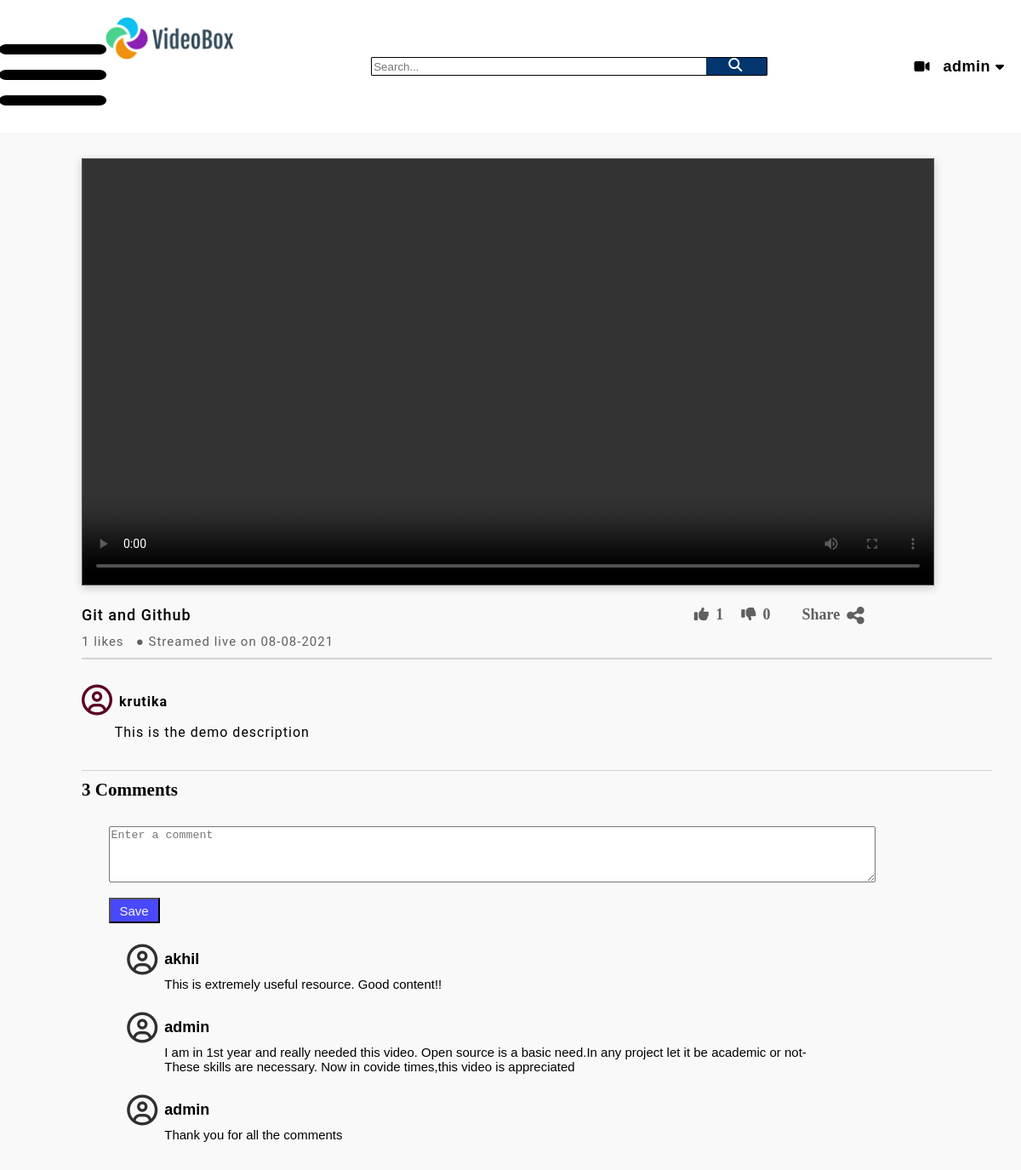
Screenshot of /view/2/ (signed in) with the database file from the repository.
### website/models.py (models this page shows, shortened)
class NewVideo(models.Model):
    user = models.ForeignKey(User,on_delete=models.CASCADE,default="")
    title = models.CharField(max_length=100,default="")
    description = TextField(max_length=1000,default="")
    likes = models.IntegerField(default=0)
    dislikes = models.IntegerField(default=0)
    date = models.CharField(default="",max_length=100)
    thumbnail = models.ImageField(upload_to='thumbnail_uploaded',default = None)
    video = models.FileField(upload_to='videos_uploaded',validators=[FileExtensionValidator(allowed_extensions=['MOV','avi','mp4','webm','mkv'])], default=None)
    def __str__(self):
        return self.title

class Comment(models.Model):
    user = models.ForeignKey(User,on_delete=models.CASCADE)
    text = models.TextField(max_length=1000)
    video = models.ForeignKey(NewVideo,on_delete=models.CASCADE,default=2)

### website/views.py (the view, shortened to what this page needs)
# urls.py: url(r'^view/(?P<pk>\d+)/$', views.video, name='ViewVideo'),
def video(request,pk):
    video = NewVideo.objects.get(pk=pk)
    print(video)
    comments=Comment.objects.filter(video = video)
    count = Comment.objects.filter(video = video).count()
    return render(request,'videoView.html',{'video':video,'comments':comments,'count':count})

### templates/videoView.html (shortened to what this page needs)
{% load static %}<!DOCTYPE html>
<html lang="en">
<head>
    <link rel="stylesheet" href="{% static 'css/homepage.css' %}">
    <link rel="stylesheet" href="{% static 'css/video.css' %}">
</head>
<body>
    <div class="header_section">
        <div class="left_section">
            <i class="fa fa-bars hamburger fa-6x" style="transform: scale(1.5,1);" aria-hidden="true"></i>
            <a href="{% url 'homepage' %}"><img class="logo-styles" src="{% static 'images/logo.png' %}" alt="VideoBox"></a>
        </div>
        <form action="{% url 'Search' %}" method="get" class="search_section">
            <input name="q" type="text" placeholder="Search...">
            <i class="fa fa-search" aria-hidden="true"></i>
        </form>
        {% if user.is_authenticated %}
        <div class="account_section">
            <a href = '/upload'><i class="fa fa-video-camera" aria-hidden="true" style="margin: 10px;"></i></a>
            <h4 style="margin: 6px;font-size: 18px;font-family: sans-serif;letter-spacing: 0.5px;">{{user.username}}</h4>
            <i class="fa fa-caret-down" aria-hidden="true"></i>
        </div>
        {% endif %}
    </div>
    <div class="TheMainVideoSection">
        <div class="videos">
            <video  width="1000" height="500" controls>
                <source src={{video.video.url}} type="video/mp4">
            </video>
            <div class="Video_section">
                <div class="First_line">
                    <h4>{{ video.title }}</h4>
                    <div class="LikeUnlike">
                        <form method="POST">
                        <button class="ldbutton" name="Like">
                        <i class="fa fa-thumbs-up" aria-hidden="true" id="IconResize"></i>
                      </button>
                    </form>
                    <h4 class="LikeCount"> {{ video.likes }} </h4>
                    <form method="POST">
                    <button class="ldbutton" name="Dislike">
                        <i class="fa fa-thumbs-down" aria-hidden="true" id="IconResize"></i>
                    </button>
                    </form>
                    <h4 class="LikeCount">{{ video.dislikes }}</h4>
                    </div>
                    <div class="Share_feature">
                        <h4>Share</h4>
                        <i class="fa fa-share-alt" aria-hidden="true" id="IconResize"></i>
                    </div>
                </div>
                <p>{{ video.likes }} likes  &nbsp; ● Streamed live on {{ video.date }}</p>
                <div class="Next_ROW" style="height: 1.5px;width:1070px;"></div>
                <div class="ProfileSection">
                    <div class="ProfileAccount">
                        <i class="fa fa-user-circle-o" aria-hidden="true"></i>
                        <h4>{{video.user}}</h4>
                    </div>
                    <p>{{ video.description }}</p>
                </div>
                <div class="Next_ROW" style="height: 1.5px;width:1070px;"></div>
                <h3> {{count}} Comments</h3>
                <div class="MyComment">
                <form method="POST">
                    <textarea rows="4" cols="110" placeholder="Enter a comment" name="Addcomment"></textarea>
                    <button class="Comment_button" type="submit">Save</button>
                </form>
                    <div class="OthersComment">
                        {% for comment in comments %}
                        <div class="SingleComment">
                            <div class="AlignCommentItem" style="display: flex;">
                                <i class="fa fa-user-circle-o" aria-hidden="true"></i>
                                <div class="NameText">
                                    <h4>{{comment.user}}</h4>
                                    <p>{{comment.text}}</p>
                                </div>
                            </div>
                        </div>
                        {% endfor %}
                </div>
            </div>
        </div>
    </div>
</body>
</html>

### static/css/homepage.css (style rules this page uses)
* { margin: 0; }
a { text-decoration: none; outline: none; color :inherit; }
.header_section { display: flex; align-items: center; justify-content:space-between; padding: 20px; position: sticky; top:0; z-index: 100; background-color: white; }
.logo-styles { height: 50px; object-fit: contain; margin-left:20px; }
.account_section { display: flex; align-items:center; }
.search_section { display: flex; align-items:center; justify-content:center; width:40%; border: 1px solid black; border-radius:1px; padding: 0px; padding-top: 0px; padding-left: 0px; padding-bottom: 0px; }
.search_section > input { flex: 1; border: none; justify-content: center; }
.search_section > i { width:50px; background-color: rgb(3, 53, 110); border-left: 1px solid rgb(3, 53, 110); padding-bottom: 4.0px; }
.fa-search { padding-left: 20px; padding-top: 0px; padding-bottom: 0px; }
.fa-search:before { padding-left: 10%; content: "\f002"; color :white; margin-top: 10px; }
.left_section { display: flex; justify-content:center; position: sticky; background-color: white; }
.hamburger { padding-top: 20px; }
.Next_ROW { height:1px; border:0; background-color:lightgray; margin-top: 10px; margin-bottom: 10px; }

### static/css/video.css (style rules this page uses)
.TheMainVideoSection { background-color : #f9f9f9; display:block; }
.videos >video { margin-left: 8%; margin-top: 30px; border: 1px solid rgb(82, 80, 80); box-shadow: 0 3px 10px rgb(0 0 0 / 0.2); }
.Video_section { margin-top :20px; font-size :18px; margin-left: 8%; }
.Video_section > p { font-family: Roboto,Arial,sans-serif; margin-top: 10px; font-size: 15px; font-weight:400 !important; color :#606060; letter-spacing:1px; }
.First_line >h4 { font-weight: 500 !important; letter-spacing: 1px; font-family: Roboto,Arial,sans-serif; }
.First_line { display : flex; }
.LikeUnlike { display : flex; margin-left:53%; margin-right:2%; color :#606060; }
.Share_feature { display:flex; color :#606060; }
.Share_feature h4 { margin-right: 8px; font-size: 1em; }
#IconResize { font-size: 1.3em; }
.LikeCount { margin-left: 2px; margin-right:15px }
.ProfileSection { margin-top:30px; }
.ProfileAccount { display : flex; }
.ProfileAccount >i { font-size:2em; color :rgb(90, 3, 32); margin-right: 8px; }
.ProfileAccount >h4 { margin-top: 10px; font-weight:bolder; font-size:16px; letter-spacing: 1px; font-family: Roboto,Arial,sans-serif; }
.ProfileSection p { margin-top:10px; margin-bottom: 35px; letter-spacing: 1px; font-size: 16px; font-family: Roboto,Arial,sans-serif; width :800px; margin-left: 3.5%; align-items: center; text-align:left; }
.MyComment { display:table-caption; font-family: sans-serif; margin-left: 3.5%; margin-top: 30px; }
.Comment_button { height:30px; margin-top:13px; justify-self: end; width:60px; font-size: 15px; color :#f9f9f9; background-color:rgb(73, 73, 255); cursor : pointer; }
.OthersComment { display: block; margin-top:15px; padding-top: 10px; padding-bottom: 8px; margin-left: 2.5%; }
.SingleComment { margin-bottom: 25px; }
.NameText { width : 800px; }
.NameText >h4 { font-size:18px; font-weight:bold; margin-bottom: 5px; margin-top: 7px; }
.NameText >p { font-size:15px; margin-top: 10px; }
.AlignCommentItem >i { font-size:2em; color :rgb(49, 48, 49); margin-right: 8px; }
.ldbutton { color :inherit; background-color:inherit; border: none; cursor: pointer; }

### rows the page displays
NewVideo: title "Git and Github", likes "1", dislikes "0", date "08-08-2021", user "krutika", description "This is the demo description"
Comment: user "akhil", text "This is extremely useful resource. Good content!!"
Comment: user "admin", text "I am in 1st year and really needed this video. Open source is a basic need.In any project let it be academic or not- These skills are necessary. Now in covide times,this video is appreciated"
Comment: user "admin", text "Thank you for all the comments"

### other values shown
{{ user.username }} "admin"
{{ count }} "3"
